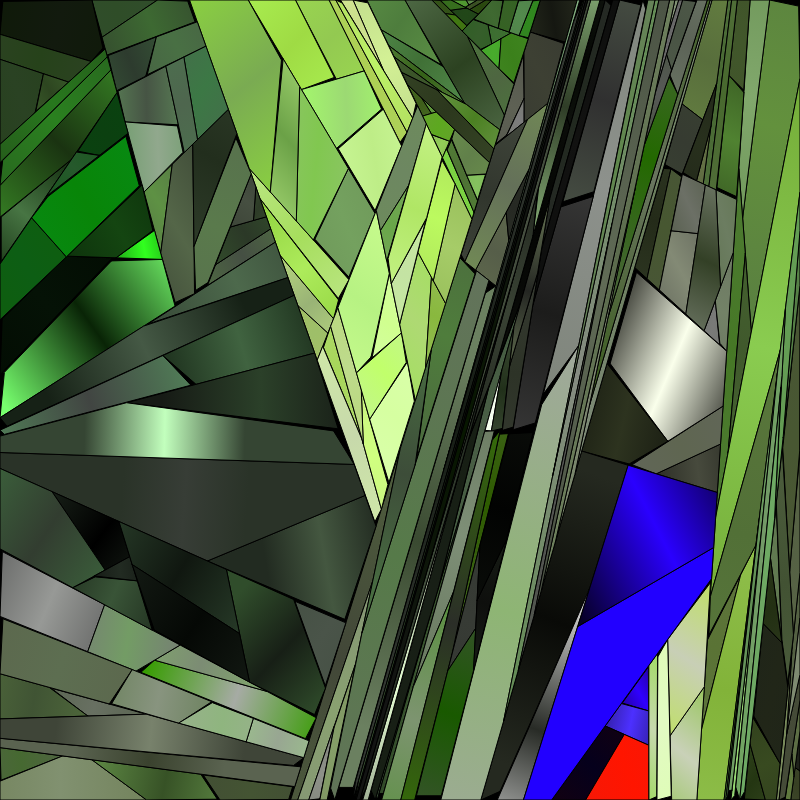
Frame 1 (no input)
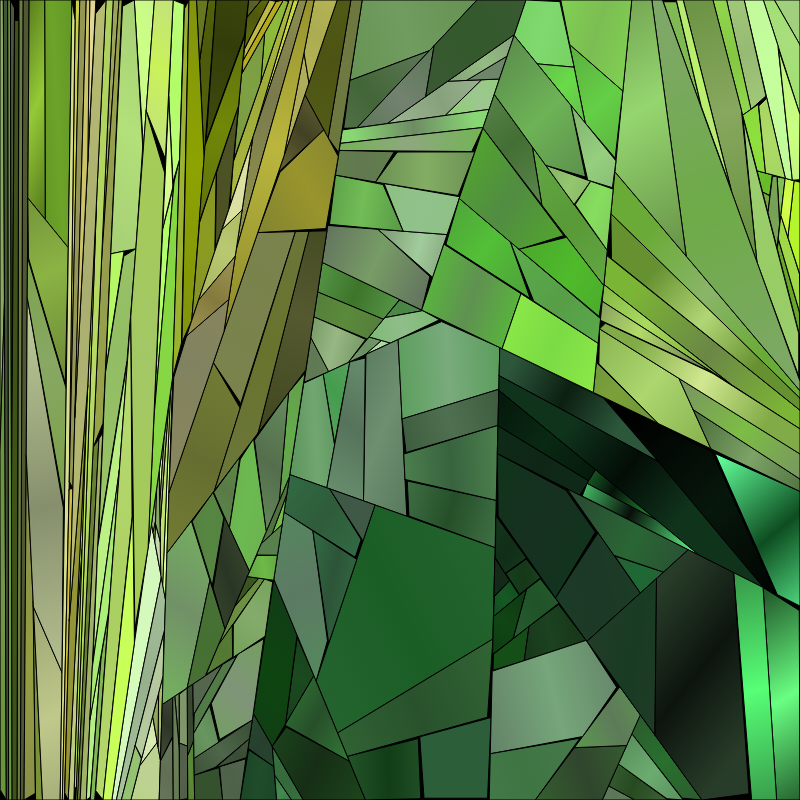
Frame 2 (the mouse pressed at the canvas centre, redrawn once)

The p5.js sketch that drew these frames (run headless with seeded random() and noise() and a simulated clock; the mouse was pressed at the canvas centre and the sketch redrawn once):

// p5.js sketch
// ── sketch.js
// parameters
let numRecursions = 9;
let pctMinimum = 0.3; // minimum area for each child, don't go above 0.49
let xh = 2.2; // dispersion hue
let xs = 3; // dispersion saturation
let xb = 3; // dispersion brightness
let minSplitMargin = 0.0;  
let caveIn = 0.07;
let caveInProbability = 0.9;
let lenGradientMin = 50;
let lenGradientMax = 100;


var zone;

function setup() {
  createCanvas(800, 800);
  colorMode(HSB);
  noLoop();

  numRecursions = floor(random(6,10));
  pctMinimum = random(0.1, 0.45); // minimum area for each child, don't go above 0.49
  xh = random(2.0, 3.2); // dispersion hue
  xs = random(1.5, 4); // dispersion saturation
  xb = random(1.5, 4); // dispersion brightness
  minSplitMargin = random(1.0);
  caveIn = random(0.2);
  caveInProbability = random(1);
  lenGradientMin = 50;
  lenGradientMax = 100;
  
  var points = [[0,0], [width, 0], [width, height], [0, height]];
  var baseColor = color(random(360), random(20,80), random(20,80), 0.5);
  zone = new Zone(points, baseColor);
}

function draw() {
  background(0);
  zone.draw(numRecursions);
}

class Zone {
  constructor(pts, col) {
    this.col = col;
    this.pts = pts;
  }

  draw(gen) {
    if (gen==0) {
      push();

      var centroid = getCentroid(this.pts)
      var linReg = linearRegression(this.pts);
      
      var m = linReg[0];
      var b = linReg[1];
      
      var lenGradient = random(lenGradientMin, lenGradientMax);
      var x1 = centroid[0] - lenGradient;
      var x2 = centroid[0] + lenGradient;
      var y1 = height * (m * (x1/width) + b);
      var y2 = height * (m * (x2/width) + b);
      let gradient = drawingContext.createLinearGradient(x1,y1, x2,y2);
      let c1 = perturbColor(this.col, 5, 20, 20);
      let c2 = perturbColor(this.col, 5, 20, 20);
      gradient.addColorStop(0, c1.toString());
      gradient.addColorStop(0.5, c2.toString());
      gradient.addColorStop(1, c1.toString());
      drawingContext.fillStyle = gradient;
      
      for (var i=0; i<this.pts.length; i++) {
        if (random() < caveInProbability) {
          var idxRand = i;//floor(random(this.pts.length));
          var newPt = [lerp(this.pts[idxRand][0], centroid[0], caveIn),
                       lerp(this.pts[idxRand][1], centroid[1], caveIn)]
          this.pts[idxRand] = newPt;
        }      
      }
      
      beginShape();   
      for (var p=0; p<this.pts.length; p++) {
        vertex(this.pts[p][0], this.pts[p][1])
      }
      endShape(CLOSE);
      pop();
      
    }
    
    else {
      
      var zone_child1, zone_child2;
      
      do {
        var n = this.pts.length;

        var i1 = int(random(n))
        do { 
          var i2 = int(random(n));
        } while (i1 == i2);

        var r1 = random(minSplitMargin, 1.0-minSplitMargin);
        var r2 = random(minSplitMargin, 1.0-minSplitMargin);

        var p = this.pts;
        var n = p.length;

        var pt1 = [lerp(p[i1][0], p[(i1+1)%n][0], r1),
                   lerp(p[i1][1], p[(i1+1)%n][1], r1)]
        var pt2 = [lerp(p[i2][0], p[(i2+1)%n][0], r2),
                   lerp(p[i2][1], p[(i2+1)%n][1], r2)]

        var newPts1 = [];
        var newPts2 = [];

        if (i2 > i1) {

          newPts1.push(pt1);
          for (var j=i1+1; j<=i2; j++) {
            newPts1.push(p[j]);
          }
          newPts1.push(pt2);
          newPts2.push(pt2);
          for (var j=i2+1; j<=i1+n; j++) {
            newPts2.push(p[j%n]);
          }
          newPts2.push(pt1);

        } else {

          newPts1.push(pt2);
          for (var j=i2+1; j<=i1; j++) {
            newPts1.push(p[j]);
          }
          newPts1.push(pt1);
          newPts2.push(pt1);
          for (var j=i1+1; j<=i2+n; j++) {
            newPts2.push(p[j%n]);
          }
          newPts2.push(pt2);
        }

        var areaTotal = areaConvexPolygon(this.pts);
        var areaPts1 = areaConvexPolygon(newPts1);
        
      }
      
      while (areaPts1/areaTotal < pctMinimum || 
             areaPts1/areaTotal > (1.0-pctMinimum))
        
      var newcol1 = perturbColor(this.col, gen*xh, gen*xs, gen*xb);
      var newcol2 = perturbColor(this.col, gen*xh, gen*xs, gen*xb);  

      zone_child1 = new Zone(newPts1, newcol1);
      zone_child2 = new Zone(newPts2, newcol2);

      zone_child1.draw(gen-1);
      zone_child2.draw(gen-1);

    }
  } 
}


// helper functions

function perturbColor(col, h, s, b) {
  var h2 = floor(hue(col) + random(-h, h) + 255) % 255;
  var s2 = floor(saturation(col) + random(-s, s) + 255) % 255;
  var b2 = floor(brightness(col) + random(-b, b) + 255) % 255;
  return color(h2, s2, b2);
}

function getCentroid(pts) {
  var n = pts.length;
  var x = 0;
  var y = 0;
  for (var i=0; i<n; i++) {
    x += pts[i][0];
    y += pts[i][1];
  }
  var centroid = [float(x)/n, float(y)/n]
  return centroid
}

function areaConvexPolygon(pts) {
  var n = pts.length;
  var area = 0;
  var centroid = getCentroid(pts);
  for (var i=0; i<n; i++) {
    var p1 = pts[i];
    var p2 = pts[(i+1)%n];
    area += areaTriangle(p1, p2, centroid);
  }
  return area
}

function areaTriangle(A, B, C) {
    return (A[0] * (B[1] - C[1]) + B[0] * (C[1] - A[1]) + C[0] * (A[1] - B[1])) / 2
}

function linearRegression(data){
  var xsum = 0;
  var ysum = 0;
  
  for( var i=0; i<data.length; i++){
    xsum += data[i][0]/width;
    ysum += data[i][1]/height;
  }
  
  var xmean = xsum/data.length;
  var ymean = ysum/data.length;
  
  var num = 0;
  var den = 0;
  
  for(var i = 0; i<data.length; i++){
    var x = data[i][0]/width;
    var y = data[i][1]/height;
    num += (x-xmean) * (y-ymean);
    den += (x-xmean) * (x-xmean);
  }
  
  m = num/den;
  b = ymean-m*xmean;
  return [m, b]
}
